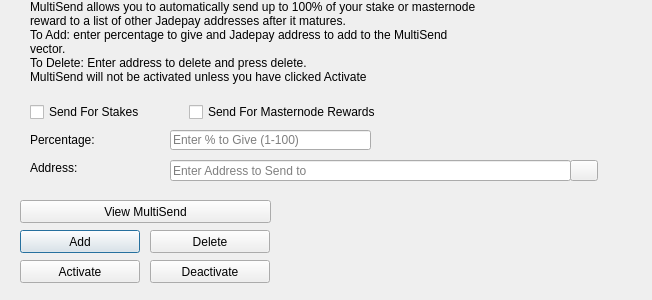
<?xml version="1.0" encoding="UTF-8"?>
<ui version="4.0">
 <class>MultiSendDialog</class>
 <widget class="QDialog" name="MultiSendDialog">
  <property name="windowModality">
   <enum>Qt::NonModal</enum>
  </property>
  <property name="geometry">
   <rect>
    <x>0</x>
    <y>0</y>
    <width>652</width>
    <height>300</height>
   </rect>
  </property>
  <property name="windowTitle">
   <string>MultiSend</string>
  </property>
  <widget class="QLineEdit" name="multiSendPercentEdit">
   <property name="geometry">
    <rect>
     <x>170</x>
     <y>130</y>
     <width>201</width>
     <height>20</height>
    </rect>
   </property>
   <property name="toolTip">
    <string>Enter whole numbers 1 - 100</string>
   </property>
   <property name="placeholderText">
    <string>Enter % to Give (1-100)</string>
   </property>
  </widget>
  <widget class="QLineEdit" name="multiSendAddressEdit">
   <property name="geometry">
    <rect>
     <x>170</x>
     <y>160</y>
     <width>401</width>
     <height>21</height>
    </rect>
   </property>
   <property name="toolTip">
    <string/>
   </property>
   <property name="placeholderText">
    <string>Enter Address to Send to</string>
   </property>
  </widget>
  <widget class="QLabel" name="label_2">
   <property name="geometry">
    <rect>
     <x>30</x>
     <y>0</y>
     <width>451</width>
     <height>121</height>
    </rect>
   </property>
   <property name="lineWidth">
    <number>1</number>
   </property>
   <property name="text">
    <string>MultiSend allows you to automatically send up to 100% of your stake or masternode reward to a list of other Jadepay addresses after it matures.
To Add: enter percentage to give and Jadepay address to add to the MultiSend vector.
To Delete: Enter address to delete and press delete.
MultiSend will not be activated unless you have clicked Activate</string>
   </property>
   <property name="alignment">
    <set>Qt::AlignLeading|Qt::AlignLeft|Qt::AlignTop</set>
   </property>
   <property name="wordWrap">
    <bool>true</bool>
   </property>
  </widget>
  <widget class="QLabel" name="message">
   <property name="geometry">
    <rect>
     <x>290</x>
     <y>200</y>
     <width>351</width>
     <height>91</height>
    </rect>
   </property>
   <property name="text">
    <string/>
   </property>
  </widget>
  <widget class="QPushButton" name="addButton">
   <property name="geometry">
    <rect>
     <x>20</x>
     <y>230</y>
     <width>120</width>
     <height>23</height>
    </rect>
   </property>
   <property name="toolTip">
    <string/>
   </property>
   <property name="statusTip">
    <string>Add to MultiSend Vector</string>
   </property>
   <property name="text">
    <string>Add</string>
   </property>
  </widget>
  <widget class="QPushButton" name="disableButton">
   <property name="geometry">
    <rect>
     <x>150</x>
     <y>260</y>
     <width>120</width>
     <height>23</height>
    </rect>
   </property>
   <property name="statusTip">
    <string>Deactivate MultiSend</string>
   </property>
   <property name="text">
    <string>Deactivate</string>
   </property>
  </widget>
  <widget class="QPushButton" name="addressBookButton">
   <property name="geometry">
    <rect>
     <x>570</x>
     <y>160</y>
     <width>28</width>
     <height>21</height>
    </rect>
   </property>
   <property name="toolTip">
    <string>Choose an address from the address book</string>
   </property>
   <property name="text">
    <string/>
   </property>
   <property name="icon">
    <iconset resource="../Jadepay.qrc">
     <normaloff>:/icons/address-book</normaloff>:/icons/address-book</iconset>
   </property>
   <property name="shortcut">
    <string>Alt+A</string>
   </property>
   <property name="autoDefault">
    <bool>false</bool>
   </property>
  </widget>
  <widget class="QLabel" name="label">
   <property name="geometry">
    <rect>
     <x>30</x>
     <y>130</y>
     <width>121</width>
     <height>20</height>
    </rect>
   </property>
   <property name="toolTip">
    <string>Percentage of stake to send</string>
   </property>
   <property name="text">
    <string>Percentage:</string>
   </property>
  </widget>
  <widget class="QLabel" name="label_5">
   <property name="geometry">
    <rect>
     <x>30</x>
     <y>160</y>
     <width>111</width>
     <height>16</height>
    </rect>
   </property>
   <property name="toolTip">
    <string>Address to send portion of stake to</string>
   </property>
   <property name="text">
    <string>Address:</string>
   </property>
  </widget>
  <widget class="QPushButton" name="deleteButton">
   <property name="geometry">
    <rect>
     <x>150</x>
     <y>230</y>
     <width>120</width>
     <height>23</height>
    </rect>
   </property>
   <property name="toolTip">
    <string/>
   </property>
   <property name="statusTip">
    <string>Delete Address From MultiSend Vector</string>
   </property>
   <property name="text">
    <string>Delete</string>
   </property>
  </widget>
  <widget class="QPushButton" name="activateButton">
   <property name="geometry">
    <rect>
     <x>20</x>
     <y>260</y>
     <width>120</width>
     <height>23</height>
    </rect>
   </property>
   <property name="statusTip">
    <string>Activate MultiSend</string>
   </property>
   <property name="text">
    <string>Activate</string>
   </property>
  </widget>
  <widget class="QPushButton" name="viewButton">
   <property name="geometry">
    <rect>
     <x>20</x>
     <y>200</y>
     <width>251</width>
     <height>23</height>
    </rect>
   </property>
   <property name="toolTip">
    <string/>
   </property>
   <property name="statusTip">
    <string>View MultiSend Vector</string>
   </property>
   <property name="text">
    <string>View MultiSend</string>
   </property>
  </widget>
  <widget class="QWidget" name="horizontalLayoutWidget">
   <property name="geometry">
    <rect>
     <x>30</x>
     <y>100</y>
     <width>351</width>
     <height>24</height>
    </rect>
   </property>
   <layout class="QHBoxLayout" name="horizontalLayout">
    <item>
     <widget class="QCheckBox" name="multiSendStakeCheckBox">
      <property name="text">
       <string>Send For Stakes</string>
      </property>
     </widget>
    </item>
    <item>
     <widget class="QCheckBox" name="multiSendMasternodeCheckBox">
      <property name="text">
       <string>Send For Masternode Rewards</string>
      </property>
     </widget>
    </item>
   </layout>
  </widget>
 </widget>
 <resources>
  <include location="../Jadepay.qrc"/>
 </resources>
 <connections/>
</ui>
